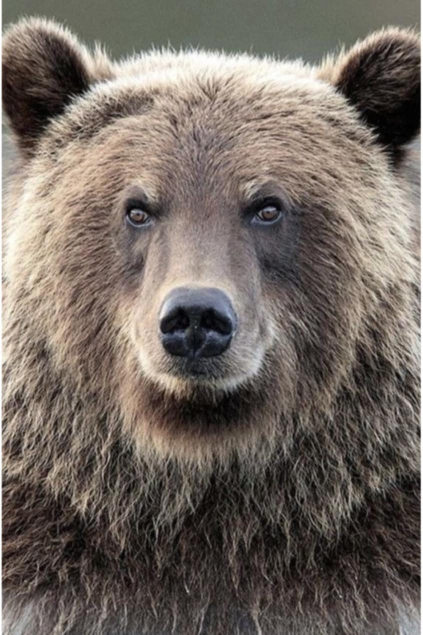
#> input picture img1.jpg, 845 x 1269 px (shown at 1/2 size)
$ jupyter execute filteringimg.ipynb   (shell and % lines are left out)
#> lines starting #> are read from the running program, lines starting #| are printed output that depends on the picture
# IMAGE FILTERING

[cell 1]
import cv2
import numpy as np
import matplotlib.pyplot as plt

[cell 2]
# Function to load an image and handle errors
def load_image(path):
#> called with path = 'img1.jpg'
    image = cv2.imread(path)
#> image is the input picture: shape (1269, 845, 3); mean B, G, R 98.2, 105.4, 114.8
    if image is None:
        raise ValueError(f"Error: Unable to load image at '{path}'.")
    return image

# Load two images
img1 = load_image("img1.jpg")
img2 = load_image("img2.jpg")
#> call 2 of load_image, with path = 'img2.jpg'
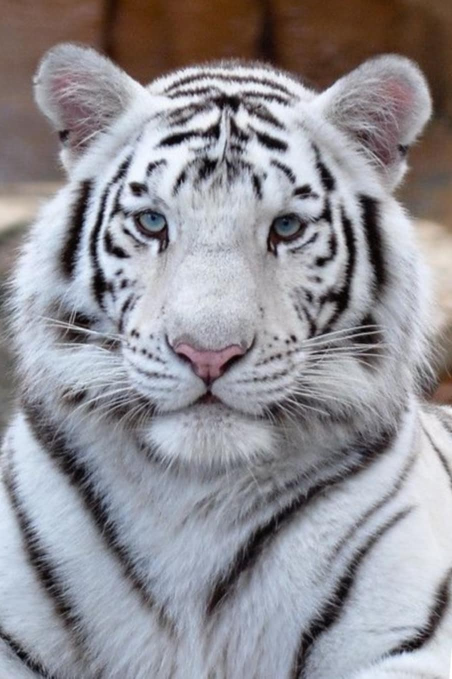
#> input picture img2.jpg, 904 x 1357 px (shown at 1/2 size)
#> in load_image, image is the input picture: shape (1357, 904, 3); mean B, G, R 149.8, 144.2, 146.3

[cell 3]
# Convert images from BGR to RGB (since OpenCV loads images in BGR format)
img1 = cv2.cvtColor(img1, cv2.COLOR_BGR2RGB)
img2 = cv2.cvtColor(img2, cv2.COLOR_BGR2RGB)

# Function to apply a low-pass filter
def low_pass_filter(img, sigma, size):
    """
    Applies a Gaussian low-pass filter to the input image.
    Args:
        img: Input image.
        sigma: Standard deviation for Gaussian kernel.
        size: Size of the kernel.
    Returns:
        Blurred (low-frequency) version of the input image.
    """
#> called with sigma = 10, size = 21
    kernel = cv2.getGaussianKernel(size, sigma)  # Generate a 1D Gaussian kernel
    kernel = np.outer(kernel, kernel)  # Convert the 1D kernel into a 2D Gaussian kernel

    if len(img.shape) == 3: # Check if the image has three color channels (RGB)
        low_pass = np.zeros_like(img)
        for i in range(3):  # Apply filter to each channel  # Loop through each color channel (R, G, B) to apply the filter separately
            low_pass[:, :, i] = cv2.filter2D(img[:, :, i], -1, kernel)
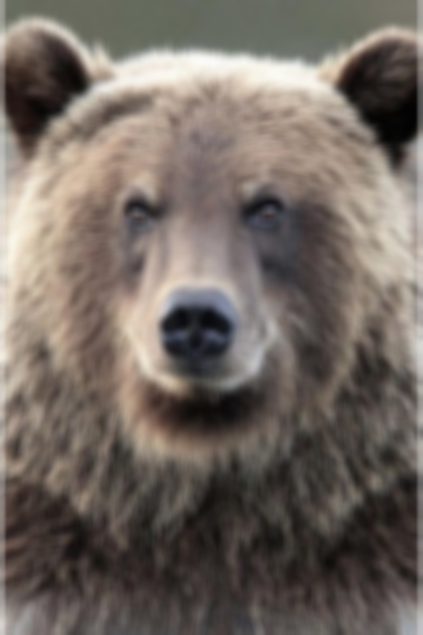
#> low_pass: shape (1269, 845, 3) (shown at 1/2 size); mean R, G, B 114.7, 105.3, 98.1
    else:
        low_pass = cv2.filter2D(img, -1, kernel)

    return low_pass

[cell 4]
# Function to apply a high-pass filter by subtracting the low-pass filtered image from the original
def high_pass_filter(img, sigma, size):
    """
    Applies a high-pass filter by subtracting a low-pass filtered version of the image.
    Args:
        img: Input image.
        sigma: Standard deviation for Gaussian kernel.
        size: Size of the kernel.
    Returns:
        High-frequency component of the image.
    """
#> called with sigma = 10, size = 21
    low_pass = low_pass_filter(img, sigma, size)
#> call 2 of low_pass_filter, with sigma = 10, size = 21
#> after the loop in low_pass_filter (call 2), `for i in range(3):`:
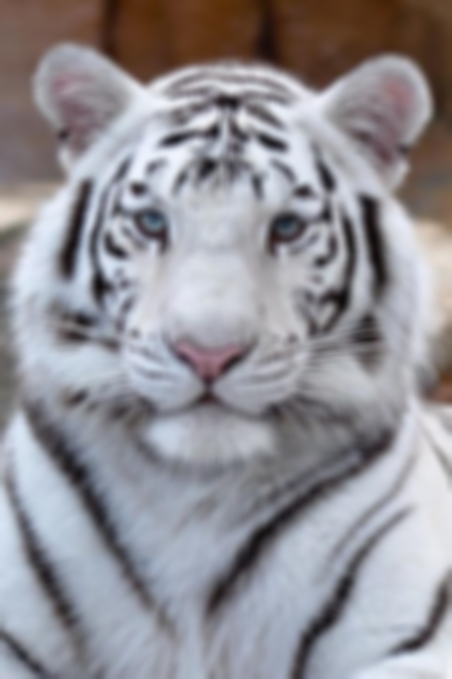
#> low_pass: shape (1357, 904, 3) (shown at 1/2 size); mean R, G, B 146.3, 144.2, 149.8
    return cv2.subtract(img, low_pass)
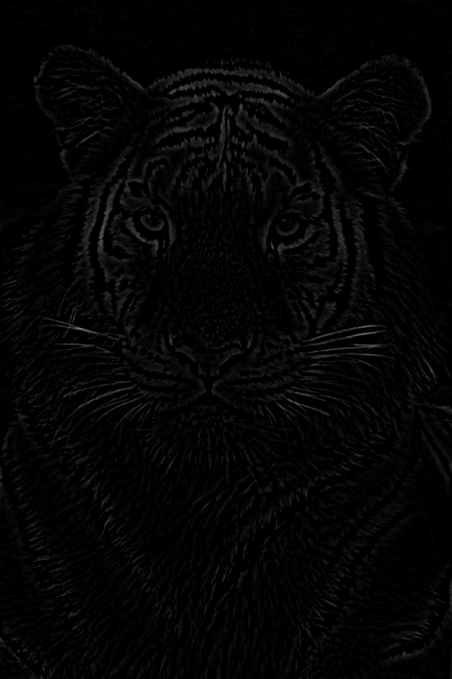
#> returned value: shape (1357, 904, 3) (shown at 1/2 size); mean of channels 0, 1, 2 4.6, 4.7, 4.8; drawn as B, G, R

[cell 5]
# Function to create a hybrid image
def create_hybrid_image(img_low, img_high, sigma_low, sigma_high, size_low, size_high):
    """
    Creates a hybrid image by blending low-frequency and high-frequency images.
    Args:
        img_low: Image for low-frequency components.
        img_high: Image for high-frequency components.
        sigma_low: Sigma for low-pass filter.
        sigma_high: Sigma for high-pass filter.
        size_low: Kernel size for low-pass filter.
        size_high: Kernel size for high-pass filter.
    Returns:
        Hybrid image, high-pass filtered image, and the original image.
    """
    # Apply filters
    low_frequencies = low_pass_filter(img_low, sigma_low, size_low)  # Extract low-frequency components from the first image
    high_frequencies = high_pass_filter(img_high, sigma_high, size_high)  # Extract high-frequency components from the second image

    # Resize high-frequency image to match low-frequency image size
    high_frequencies_resized = cv2.resize(high_frequencies, (low_frequencies.shape[1], low_frequencies.shape[0]))

    # Convert high-frequency image to 3-channel grayscale for blending
    high_frequencies_gray = cv2.cvtColor(cv2.cvtColor(high_frequencies_resized, cv2.COLOR_RGB2GRAY), cv2.COLOR_GRAY2RGB)

    # Blend the images to create the hybrid image
    hybrid_image = cv2.addWeighted(low_frequencies, 0.5, high_frequencies_gray, 0.5, 0)
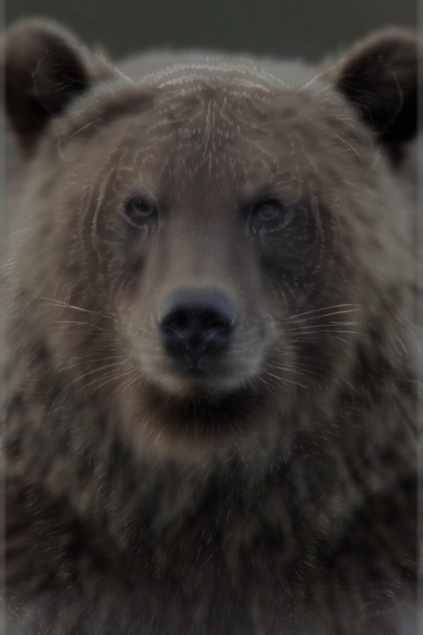
#> hybrid_image: shape (1269, 845, 3) (shown at 1/2 size); mean R, G, B 59.6, 54.9, 51.3

    return hybrid_image, high_frequencies_gray, img1  # Return hybrid image, high-pass filtered image, and original img1

# Parameters for filtering
sigma_low = 10  # Standard deviation for low-pass filter
sigma_high = 10  # Standard deviation for high-pass filter
kernel_size_low = 21  # Size of the kernel for low-pass filter
kernel_size_high = 21  # Size of the kernel for high-pass filter

# Generate the hybrid image and get high-frequency grayscale image
hybrid_img, high_frequencies_gray, original_img = create_hybrid_image(img1, img2, sigma_low, sigma_high, kernel_size_low, kernel_size_high)

[cell 6]
# Display results
plt.figure(figsize=(15, 5))  # Create a figure with specified size for better visualization

# Show original image
plt.subplot(1, 3, 1)  # Create the first subplot for the original image
plt.imshow(original_img)  # Display the original image
plt.title("Original Image")  # Set title for the first image
plt.axis("off")  # Remove axis labels for a cleaner display

# Show high-pass filtered image in grayscale
plt.subplot(1, 3, 2)  # Create the second subplot for the high-pass filtered image
plt.imshow(cv2.cvtColor(high_frequencies_gray, cv2.COLOR_RGB2GRAY), cmap="gray")  # Convert high-pass filtered image to grayscale and display it
plt.title("High Pass Filtered Image (Grayscale)")  # Set title for the high-pass filtered image
plt.axis("off")

# Show hybrid image
plt.subplot(1, 3, 3)  # Create the third subplot for the hybrid image
plt.imshow(hybrid_img)  # Display the final hybrid image
plt.title("Hybrid Image (Color)")  # Set title for the hybrid image
plt.axis("off")

plt.show()  # Display all subplots
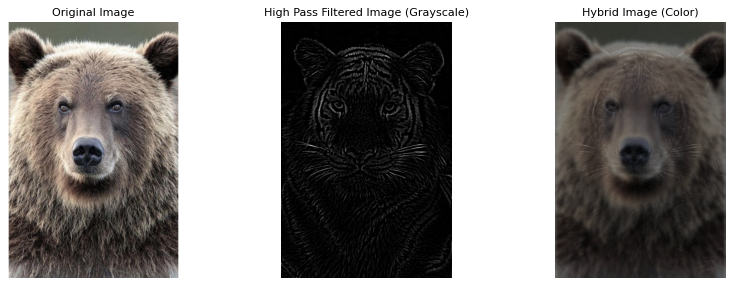
#> figure drawn by matplotlib, 3 panels
